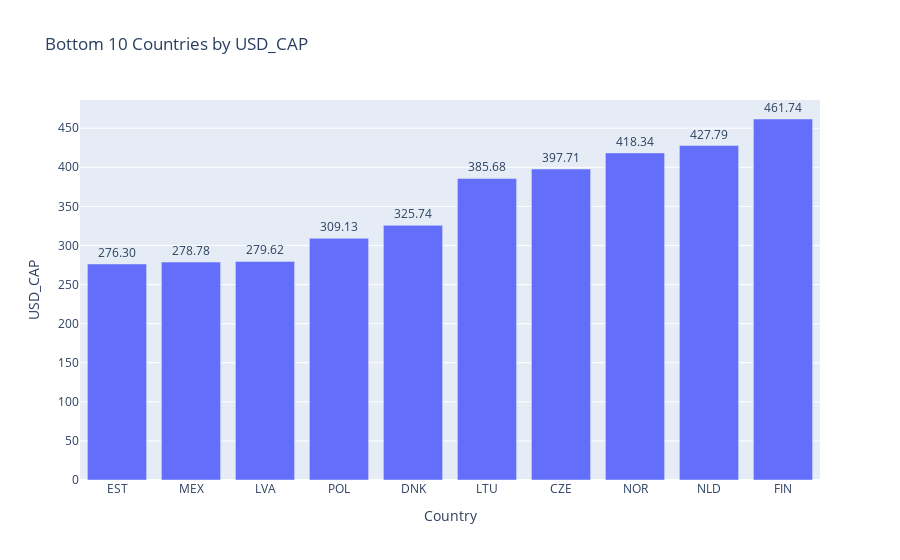

The notebook cell saved with this chart:
### Markdown cell above
Visualization of the bottom 10 countries base on the selected factor.

The Calculation is based on average for PC_HEALTHXP, average for PC_GDP, average for USD_CAP, and sum of TOTAL_SPEND for each country.

### Code cell
import pandas as pd
import plotly.express as px
from ipywidgets import interact


# Exclude specific countries
excluded_countries = ['RUS', 'TUR', 'GBR', 'NZL', 'ISR']

# Filter data for years 2005 to 2015 based on 'TIME' as the year
filtered_data = df[(df['TIME'] >= 2005) & (df['TIME'] <= 2015) & (~df['LOCATION'].isin(excluded_countries))]

# Group by 'LOCATION' and calculate the mean for specific columns and sum for TOTAL_SPEND
aggregated_data = filtered_data.groupby('LOCATION').agg(
    PC_HEALTHXP=('PC_HEALTHXP', 'mean'),
    PC_GDP=('PC_GDP', 'mean'),
    USD_CAP=('USD_CAP', 'mean'),
    TOTAL_SPEND=('TOTAL_SPEND', 'sum')
)

# Function to plot bottom 10 countries
def plot_bottom_10(column='USD_CAP'):
    # Sort by USD_CAP in ascending order to get the bottom 10 countries
    bottom_10 = aggregated_data.sort_values(by='USD_CAP', ascending=True).head(10).reset_index()
    
    fig = px.bar(
        bottom_10,
        x='LOCATION',
        y=column,
        title=f'Bottom 10 Countries by {column}',
        labels={'LOCATION': 'Country', column: column},
        text=column
    )
    fig.update_traces(texttemplate='%{text:.2f}', textposition='outside')
    fig.update_layout(yaxis_title=column, xaxis_title='Country', showlegend=False)
    fig.show()

# Create an interactive widget for selecting columns for bottom 10
interact(plot_bottom_10, column=['PC_HEALTHXP', 'PC_GDP', 'USD_CAP', 'TOTAL_SPEND'])

### Figure 1 — Plotly figure (JSON) as saved in the notebook; plotly's stock layout.template omitted (floating-point values rounded to 4 significant figures)
{"data": [{"alignmentgroup": "True", "hovertemplate": "Country=%{x}<br>USD_CAP=%{text}<extra></extra>", "legendgroup": "", "marker": {"color": "#636efa", "pattern": {"shape": ""}}, "name": "", "offsetgroup": "", "orientation": "v", "showlegend": false, "text": [276.3, 278.8, 279.6, 309.1, 325.7, 385.7, 397.7, 418.3, 427.8, 461.7], "textposition": "outside", "texttemplate": "%{text:.2f}", "type": "bar", "x": ["EST", "MEX", "LVA", "POL", "DNK", "LTU", "CZE", "NOR", "NLD", "FIN"], "xaxis": "x", "y": [276.3, 278.8, 279.6, 309.1, 325.7, 385.7, 397.7, 418.3, 427.8, 461.7], "yaxis": "y"}], "layout": {"barmode": "relative", "legend": {"tracegroupgap": 0}, "showlegend": false, "title": {"text": "Bottom 10 Countries by USD_CAP"}, "xaxis": {"anchor": "y", "domain": [0, 1], "title": {"text": "Country"}}, "yaxis": {"anchor": "x", "domain": [0, 1], "title": {"text": "USD_CAP"}}}}
